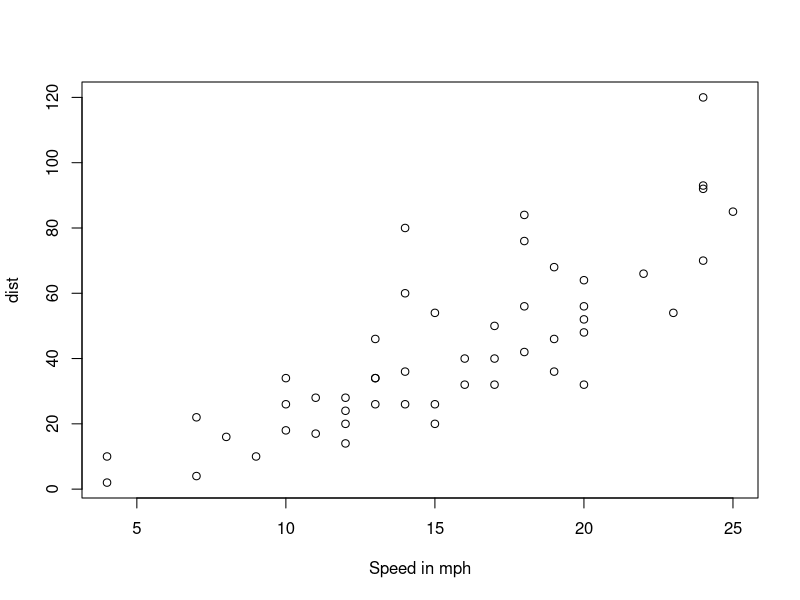
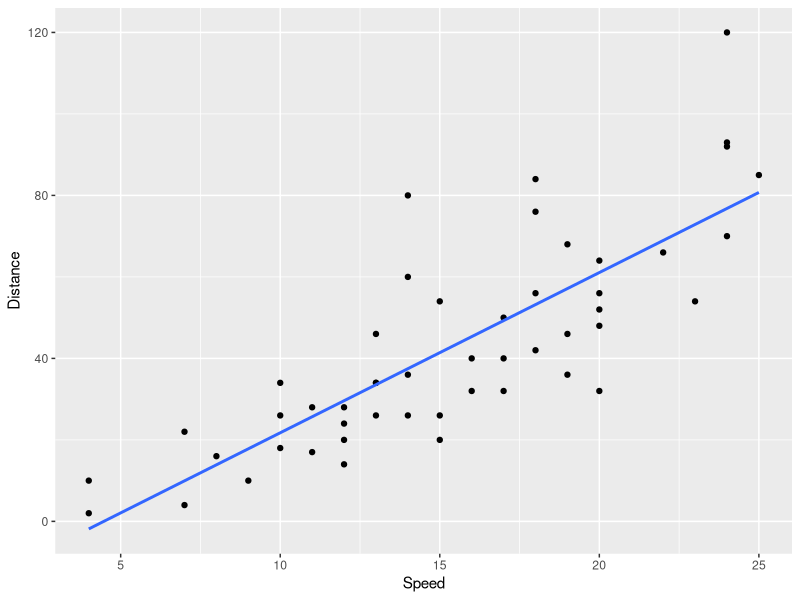

Write R code to recreate these figures, in order.
## ---- chunk 1
library(tidyverse)
library(ggplot2)
## ---- chunk 2
plot(cars, xlab = "Speed in mph")
## ---- chunk 3
ggplot(data = cars, mapping = aes(x = speed, y = dist)) +
  geom_point() +
  geom_smooth(method = lm, se = FALSE) +
  labs(x = "Speed", y = "Distance")
